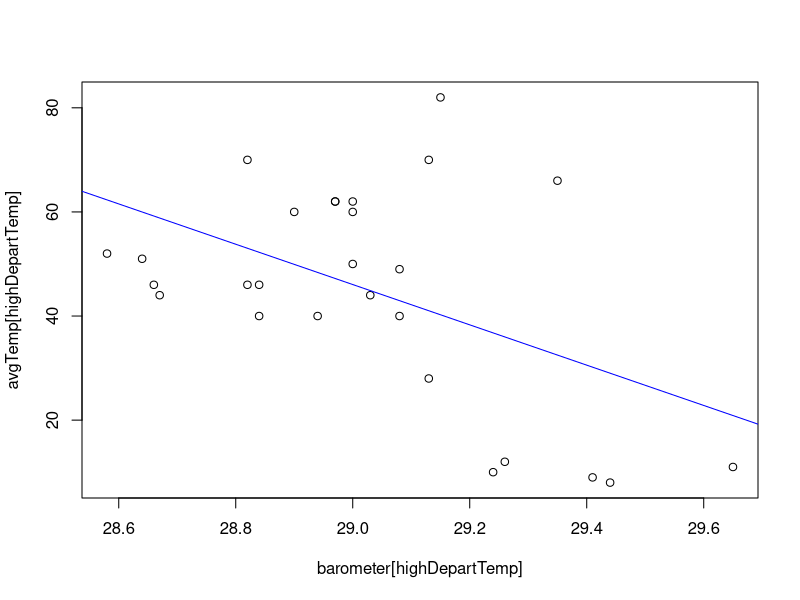

This figure's R source:
{
  
  # Lesson 3-8: Complex Conditional Subsets
  
  rm(list=ls());
  options(show.error.locations = TRUE);
  
  # 4.0 - Gathering Data
  
  lansing2016Weather <- read.csv(file = "_data/LansingNOAA2016Formatted.csv",
                                 stringsAsFactors = FALSE);
  
  date <- lansing2016Weather$date
  eventData <- lansing2016Weather$eventData
  avgTemp <- lansing2016Weather$avgTemp
  tempDept <- lansing2016Weather$tempDept
  precipitation <- lansing2016Weather$precipitation
  humidity <- lansing2016Weather$humidity
  barometer <- lansing2016Weather$barometer
  dewPoint <- lansing2016Weather$dewPoint
  avgWind <- lansing2016Weather$avgWind
  maxWind <- lansing2016Weather$maxWind
  windDirection <- lansing2016Weather$windDirection
  sunrise <- lansing2016Weather$sunrise
  sunset <- lansing2016Weather$sunset
  
  # 5.0 - which() to subset vectors
  
  daysOver80 <- which(avgTemp > 80);
  
  # 5.1 - Indexing other vectors
  
  datesOver80 <- date[daysOver80];
  
  humidityOver80 <- humidity[daysOver80];
  
  # 5.2 - Simple stats on subset vector
  
  minHumOver80 <- min(humidity[daysOver80]);
  maxHumOver80 <- max(humidity[daysOver80]);
  
  # 5.3 - Creating index vector with multiple conditions (& and |)
  
  tempIn60s <- which(avgTemp > 60 & avgTemp < 70);
  
  # 6.0 - Linear models using subsetted vectors
  
  highDepartTemp <- which(tempDept < -15 | tempDept > 15);
  
  # 6.1 - Set up scatterplot and linear model
  
  plot(formula = avgTemp[highDepartTemp] ~ barometer[highDepartTemp])
  model <- lm(formula = avgTemp[highDepartTemp] ~ barometer[highDepartTemp]);
  abline(model, col = "blue")
  
  
}